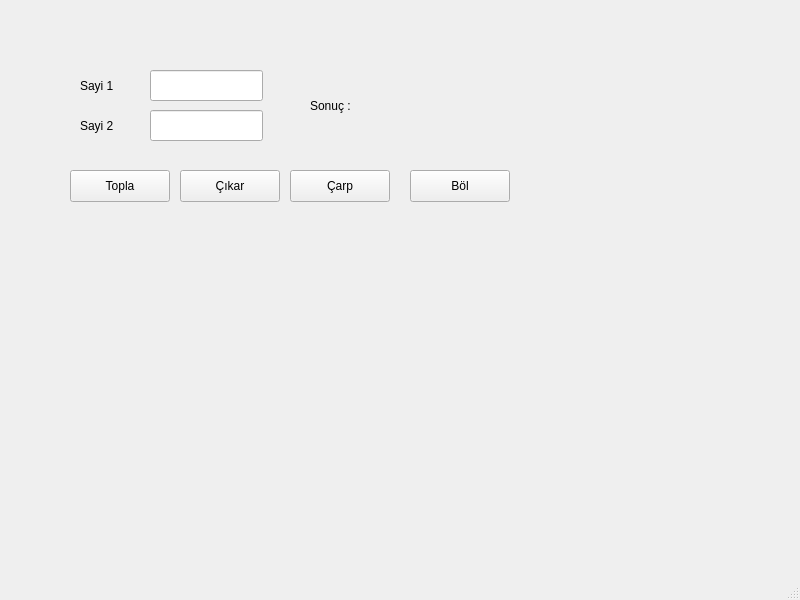
<?xml version="1.0" encoding="UTF-8"?>
<ui version="4.0">
 <class>MainWindow</class>
 <widget class="QMainWindow" name="MainWindow">
  <property name="geometry">
   <rect>
    <x>0</x>
    <y>0</y>
    <width>800</width>
    <height>600</height>
   </rect>
  </property>
  <property name="windowTitle">
   <string>MainWindow</string>
  </property>
  <widget class="QWidget" name="centralwidget">
   <widget class="QLabel" name="label">
    <property name="geometry">
     <rect>
      <x>80</x>
      <y>70</y>
      <width>50</width>
      <height>32</height>
     </rect>
    </property>
    <property name="text">
     <string>Sayi 1</string>
    </property>
   </widget>
   <widget class="QLabel" name="label_2">
    <property name="geometry">
     <rect>
      <x>80</x>
      <y>110</y>
      <width>50</width>
      <height>32</height>
     </rect>
    </property>
    <property name="text">
     <string>Sayi 2</string>
    </property>
   </widget>
   <widget class="QLineEdit" name="txt_sayi1">
    <property name="geometry">
     <rect>
      <x>150</x>
      <y>70</y>
      <width>113</width>
      <height>31</height>
     </rect>
    </property>
   </widget>
   <widget class="QLineEdit" name="txt_sayi2">
    <property name="geometry">
     <rect>
      <x>150</x>
      <y>110</y>
      <width>113</width>
      <height>31</height>
     </rect>
    </property>
   </widget>
   <widget class="QPushButton" name="btn_toplama">
    <property name="geometry">
     <rect>
      <x>70</x>
      <y>170</y>
      <width>100</width>
      <height>32</height>
     </rect>
    </property>
    <property name="text">
     <string>Topla</string>
    </property>
   </widget>
   <widget class="QPushButton" name="btn_cikarma">
    <property name="geometry">
     <rect>
      <x>180</x>
      <y>170</y>
      <width>100</width>
      <height>32</height>
     </rect>
    </property>
    <property name="text">
     <string>Çıkar</string>
    </property>
   </widget>
   <widget class="QPushButton" name="btn_carpma">
    <property name="geometry">
     <rect>
      <x>290</x>
      <y>170</y>
      <width>100</width>
      <height>32</height>
     </rect>
    </property>
    <property name="text">
     <string>Çarp</string>
    </property>
   </widget>
   <widget class="QPushButton" name="btn_bolme">
    <property name="geometry">
     <rect>
      <x>410</x>
      <y>170</y>
      <width>100</width>
      <height>32</height>
     </rect>
    </property>
    <property name="text">
     <string>Böl</string>
    </property>
   </widget>
   <widget class="QLabel" name="lbl_sonuc">
    <property name="geometry">
     <rect>
      <x>310</x>
      <y>90</y>
      <width>181</width>
      <height>32</height>
     </rect>
    </property>
    <property name="text">
     <string>Sonuç : </string>
    </property>
   </widget>
  </widget>
  <widget class="QMenuBar" name="menubar">
   <property name="geometry">
    <rect>
     <x>0</x>
     <y>0</y>
     <width>800</width>
     <height>26</height>
    </rect>
   </property>
  </widget>
  <widget class="QStatusBar" name="statusbar"/>
 </widget>
 <resources/>
 <connections/>
</ui>
